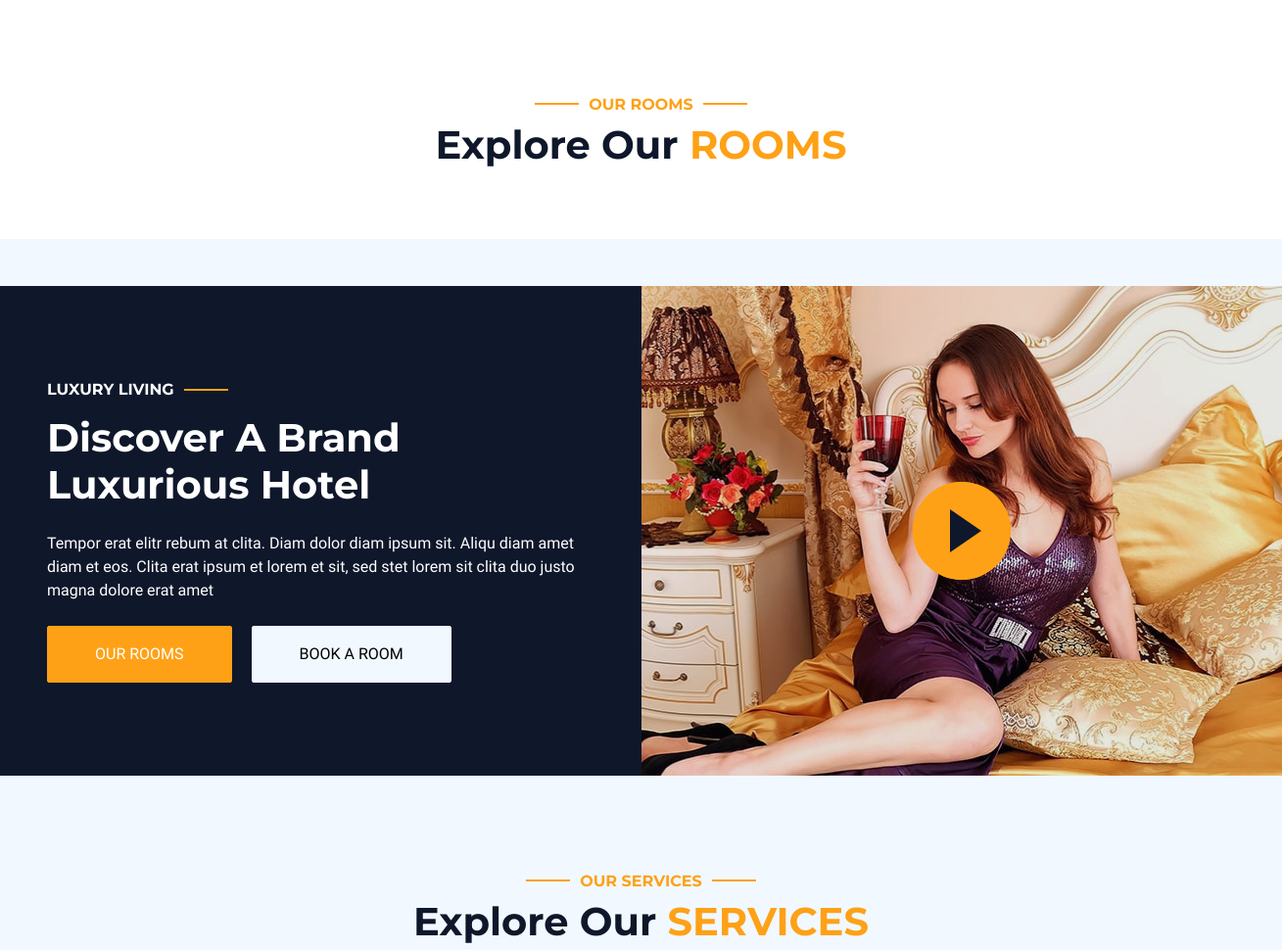
Before: / (middle part) with the older database file.
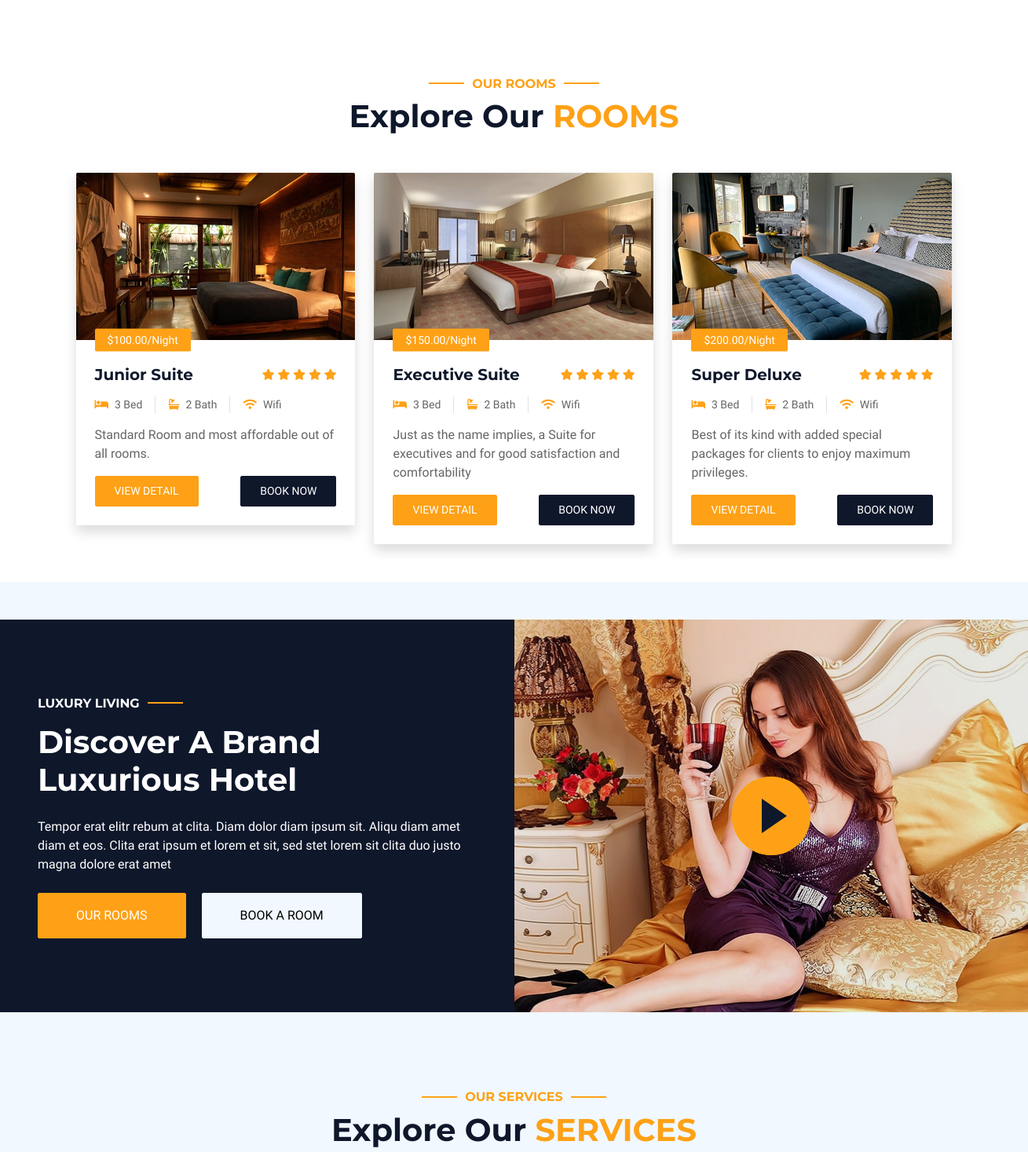
After: the same page with the newer database file.
### Hotel/models.py (models this page shows, shortened)
class Products(models.Model):
    name = models.CharField(max_length=100)
    description = models.TextField()
    price = models.DecimalField(max_digits=6, decimal_places=2)
    image = models.ImageField(upload_to="Products_images")
    class Meta:
        verbose_name_plural = "Products"

### Hotel/views.py (the view)
# urls.py: path("", home_page, name="home"),
def home_page(request):
    products = Products.objects.all()
    context = {
        "products" : products
    }
    return render(request, "Hotel/index.html", context)

### Hotel/templates/Hotel/index.html (shortened to what this page needs)
{% load static %}
<!DOCTYPE html>
<html lang="en">
<head>
    <link href="https://cdnjs.cloudflare.com/ajax/libs/font-awesome/5.10.0/css/all.min.css" rel="stylesheet">
    <link href="https://cdn.jsdelivr.net/npm/bootstrap-icons@1.4.1/font/bootstrap-icons.css" rel="stylesheet">
    <link href="{% static 'Hotel/lib/animate/animate.min.css' %}" rel="stylesheet">
    <link href="{% static 'Hotel/lib/owlcarousel/assets/owl.carousel.min.css' %}" rel="stylesheet">
    <link href="{% static 'Hotel/lib/tempusdominus/css/tempusdominus-bootstrap-4.min.css' %}" rel="stylesheet" />
    <link href="{% static 'Hotel/css/bootstrap.min.css' %}" rel="stylesheet">
    <link href="{% static 'Hotel/css/style.css' %}" rel="stylesheet">
</head>
<body>
    <div class="container-xxl bg-white p-0">
        <div class="container-xxl py-5">
        </div>
        <div class="container-xxl py-5">
            <div class="container">
                <div class="text-center wow fadeInUp" data-wow-delay="0.1s">
                    <h6 class="section-title text-center text-primary text-uppercase">Our Rooms</h6>
                    <h1 class="mb-5">Explore Our <span class="text-primary text-uppercase">Rooms</span></h1>
                </div>
                <div class="row g-4">
                    {% for product in products %}
                    <div class="col-lg-4 col-md-6 wow fadeInUp" data-wow-delay="0.1s">
                        <div class="room-item shadow rounded overflow-hidden">
                            <div class="position-relative">
                                <img class="img-fluid" src="{{ product.image.url }}" alt="">
                                <small class="position-absolute start-0 top-100 translate-middle-y bg-primary text-white rounded py-1 px-3 ms-4">${{ product.price }}/Night</small>
                            </div>
                            <div class="p-4 mt-2">
                                <div class="d-flex justify-content-between mb-3">
                                    <h5 class="mb-0">{{ product.name}}</h5>
                                    <div class="ps-2">
                                        <small class="fa fa-star text-primary"></small>
                                        <small class="fa fa-star text-primary"></small>
                                        <small class="fa fa-star text-primary"></small>
                                        <small class="fa fa-star text-primary"></small>
                                        <small class="fa fa-star text-primary"></small>
                                    </div>
                                </div>
                                <div class="d-flex mb-3">
                                    <small class="border-end me-3 pe-3"><i class="fa fa-bed text-primary me-2"></i>3 Bed</small>
                                    <small class="border-end me-3 pe-3"><i class="fa fa-bath text-primary me-2"></i>2 Bath</small>
                                    <small><i class="fa fa-wifi text-primary me-2"></i>Wifi</small>
                                </div>
                                <p class="text-body mb-3">{{ product.description }}</p>
                                <div class="d-flex justify-content-between">
                                    <a class="btn btn-sm btn-primary rounded py-2 px-4" href="">View Detail</a>
                                    <a class="btn btn-sm btn-dark rounded py-2 px-4" href="">Book Now</a>
                                </div>
                            </div>
                        </div>
                    </div>
                    {% endfor %}
                                </div>
                            </div>
                        </div>
                    </div>
        <div class="container-xxl py-5 px-0 wow zoomIn" data-wow-delay="0.1s">
            <div class="row g-0">
                <div class="col-md-6 bg-dark d-flex align-items-center">
                    <div class="p-5">
                        <h6 class="section-title text-start text-white text-uppercase mb-3">Luxury Living</h6>
                        <h1 class="text-white mb-4">Discover A Brand Luxurious Hotel</h1>
                        <p class="text-white mb-4">Tempor erat elitr rebum at clita. Diam dolor diam ipsum sit. Aliqu diam amet diam et eos. Clita erat ipsum et lorem et sit, sed stet lorem sit clita duo justo magna dolore erat amet</p>
                        <a href="" class="btn btn-primary py-md-3 px-md-5 me-3">Our Rooms</a>
                        <a href="" class="btn btn-light py-md-3 px-md-5">Book A Room</a>
                    </div>
                </div>
                <div class="col-md-6">
                    <div class="video">
                        <button type="button" class="btn-play" data-bs-toggle="modal" data-src="https://www.youtube.com/embed/DWRcNpR6Kdc" data-bs-target="#videoModal">
                            <span></span>
                        </button>
                    </div>
                </div>
            </div>
        </div>
        <div class="container-xxl py-5">
            <div class="container">
                <div class="text-center wow fadeInUp" data-wow-delay="0.1s">
                    <h6 class="section-title text-center text-primary text-uppercase">Our Services</h6>
                    <h1 class="mb-5">Explore Our <span class="text-primary text-uppercase">Services</span></h1>
                </div>
            </div>
        </div>
</body>
</html>

### Hotel/static/Hotel/css/style.css (style rules this page uses)
:root { --primary: #FEA116; --light: #F1F8FF; --dark: #0F172B; }
.btn { font-weight: 500; text-transform: uppercase; transition: .5s; }
.btn.btn-primary, .btn.btn-secondary { color: #FFFFFF; }
.section-title { position: relative; display: inline-block; }
.section-title::before { position: absolute; content: ""; width: 45px; height: 2px; top: 50%; left: -55px; margin-top: -1px; background: var(--primary); }
.section-title::after { position: absolute; content: ""; width: 45px; height: 2px; top: 50%; right: -55px; margin-top: -1px; background: var(--primary); }
.section-title.text-start::before, .section-title.text-end::after { display: none; }
.video { position: relative; height: 100%; min-height: 500px; background: linear-gradient(rgba(15, 23, 43, .1), rgba(15, 23, 43, .1)), url(../img/video.jpg); background-position: center center; background-repeat: no-repeat; background-size: cover; }
.video .btn-play { position: absolute; z-index: 3; top: 50%; left: 50%; transform: translateX(-50%) translateY(-50%); box-sizing: content-box; display: block; width: 32px; height: 44px; border-radius: 50%; border: none; outline: none; padding: 18px 20px 18px 28px; }
.video .btn-play:before { content: ""; position: absolute; z-index: 0; left: 50%; top: 50%; transform: translateX(-50%) translateY(-50%); display: block; width: 100px; height: 100px; background: var(--primary); border-radius: 50%; animation: pulse-border 1500ms ease-out infinite; }
.video .btn-play:after { content: ""; position: absolute; z-index: 1; left: 50%; top: 50%; transform: translateX(-50%) translateY(-50%); display: block; width: 100px; height: 100px; background: var(--primary); border-radius: 50%; transition: all 200ms; }
.video .btn-play span { display: block; position: relative; z-index: 3; width: 0; height: 0; border-left: 32px solid var(--dark); border-top: 22px solid transparent; border-bottom: 22px solid transparent; }

Changed rows visible on the page:
added Products: image (picture), price "100.00", name "Junior Suite", description "Standard Room and most affordable out of all rooms."
added Products: image (picture), price "150.00", name "Executive Suite", description "Just as the name implies, a Suite for executives and for good satisfaction and comfortability"
added Products: image (picture), price "200.00", name "Super Deluxe", description "Best of its kind with added special packages for clients to enjoy maximum privileges."
